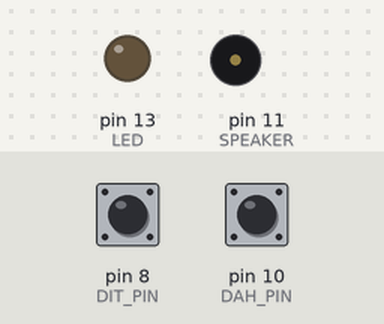
Bench run of a sketch on a simulated Arduino Uno, built with avr-gcc and run on an emulated ATmega328P. Parts: output pins drawn as LEDs (lit = HIGH), buzzer (waves = sounding). Dashed ring = blinking. The inputs (shaded band) are chosen by the test bench; at power-on: pin 8 (DIT_PIN) LOW, pin 10 (DAH_PIN) LOW. What the sketch prints to the serial monitor is not drawn.

Above: at 1.2 s.
1.3 s: pin 8 (DIT_PIN) driven HIGH
At 1.36 s:
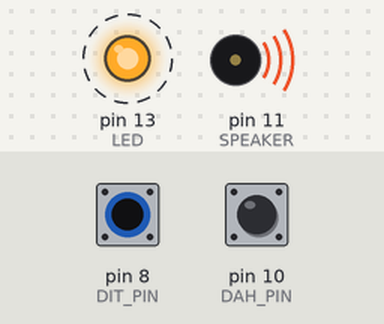
4.3 s: pin 8 (DIT_PIN) driven LOW
At 5.0 s:
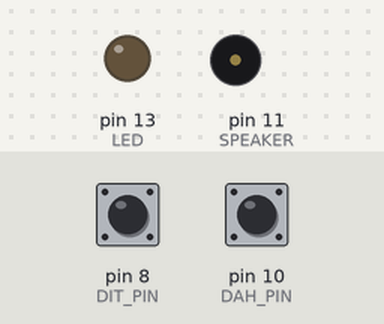
6.1 s: pin 10 (DAH_PIN) driven HIGH
At 6.28 s:
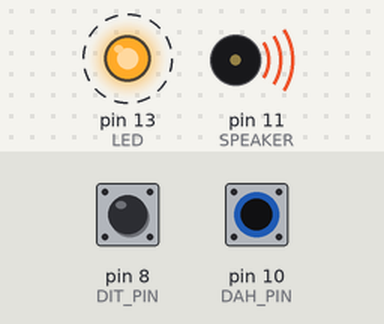
9.1 s: pin 10 (DAH_PIN) driven LOW
At 10.1 s:
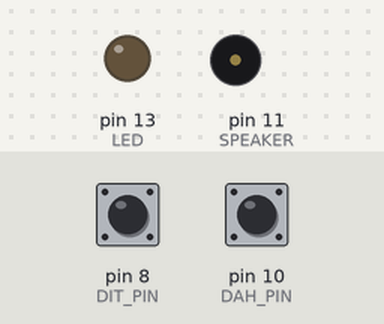
10.8 s: pin 8 (DIT_PIN) pulsed HIGH 2 times (0.12 s each, 0.3 s apart)
At 11.04 s:
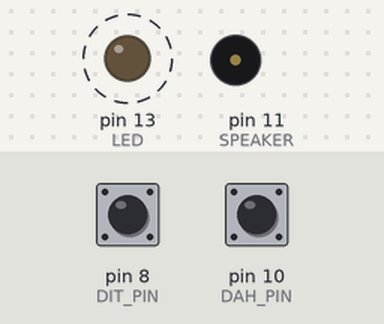
13.1 s: pin 10 (DAH_PIN) pulsed HIGH 5 times (0.12 s each, 0.3 s apart)
At 16.0 s:
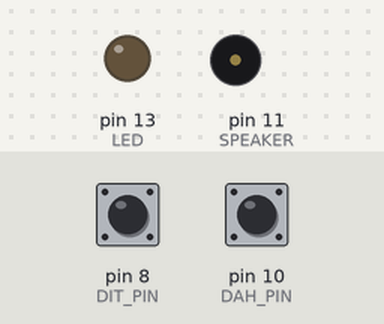
Timing chart, 0 to 17.5 s (numbered marks = the images above; inputs shaded):
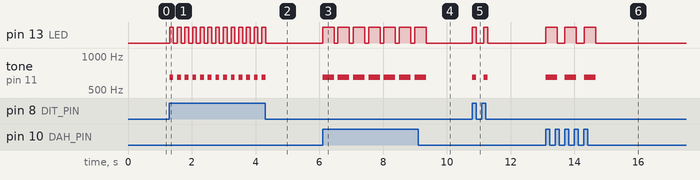

Measured:
- after the input at 1.3 s, pin 13 (LED): alternates HIGH for 0.12 s and LOW for 0.12 s, starting at once; tone on pin 11 (SPEAKER): alternates 650 Hz for 0.12 s and silent for 0.12 s, starting at once
- after the input at 4.3 s, pin 13 (LED): goes on until 4.3 s, then stays LOW; tone on pin 11 (SPEAKER): goes on until 4.3 s, then stays silent
- after the input at 6.1 s, pin 13 (LED): alternates HIGH for 0.36 s and LOW for 0.12 s, starting at once; tone on pin 11 (SPEAKER): alternates 650 Hz for 0.36 s and silent for 0.12 s, starting at once
- after the input at 9.1 s, pin 13 (LED): goes on until 9.3 s, then stays LOW; tone on pin 11 (SPEAKER): goes on until 9.3 s, then stays silent
- after the input at 10.8 s, pin 13 (LED): alternates HIGH for 0.12 s and LOW for 0.24 s, 4 changes in all, then stays LOW, starting at once; tone on pin 11 (SPEAKER): alternates 650 Hz for 0.12 s and silent for 0.24 s, 4 changes in all, then stays silent, starting at once
- after the input at 13.1 s, pin 13 (LED): alternates HIGH for 0.36 s and LOW for 0.24 s, 6 changes in all, then stays LOW, starting at once; tone on pin 11 (SPEAKER): alternates 650 Hz for 0.36 s and silent for 0.24 s, 6 changes in all, then stays silent, starting at once

The sketch:

ArduinoPuffSuckMorser.ino
```cpp
// (licence header left out)
// Iambic keyer
#define DIT_PIN 8
#define DAH_PIN 10
#define LED 13
#define SPEAKER 11

// keyer state
enum
{
  IDLE,
  DIT,
  DAH,
};

int dit, dah;
int state;

/* The way we are translating morse code is we have a start bit (1) and for each dot, we shift
 * our number left. For each dash, we add one and shift our number left. The seemingly random
 * letterset array has the corresponding letters.
 */
char LetterSet[] = "##TEMNAIOGKDWRUS##QZYCXBJP#L#FVH09#8###7#####\\=61####+##2###3#45";

// baud settings
#define BAUD_DURATION               120                  //mSec default
#define TOUCH_THRESHOLD             0                   //how long to wait in uSec, before sampling the touch pin.
#define interbaud_duration          BAUD_DURATION * 1   //wait between dots and dashes
#define dit_duration                BAUD_DURATION * 1   //length of a dot
#define dah_duration                BAUD_DURATION * 3   //length of a dash
#define NearLineEnd                 60                  //number of characters before sending newline (to make serial easier to read)

//waits
#define FullWait                    BAUD_DURATION * 1 //Length between characters
#define WordWait                    BAUD_DURATION * 4   //Length between words

int WaitWait = FullWait;        //Character counter
boolean characterDone = true;
int letterCount = 0;            //Line end counter
uint8_t downtime = 0;           //Counts a dit or a dah
int ShiftNum = 0;               //Number to be shifted and added to depending on dits or dahs
int NewWord = WordWait;         //Word counter

void readDit()  //Checks if there's a dit
{
  delayMicroseconds(TOUCH_THRESHOLD);
  if (digitalRead(DIT_PIN))
  {
    dit = 1;
  }
  else
  {
    dit = 0;
  }
}

void readDah()  //Checks if there's a dah
{
  delayMicroseconds(TOUCH_THRESHOLD);
  if (digitalRead(DAH_PIN))
  {
    dah = 1;
  }
  else
  {
    dah = 0;
  }
}

void setup()
{
  // setup input pins
  pinMode(DIT_PIN, INPUT);
  pinMode(DAH_PIN, INPUT);

  // setup output pins
  pinMode(LED, OUTPUT);
  digitalWrite(LED, LOW); //turn off led
  Serial.begin(9600);
  state = IDLE;
}

// handles the output of the ciruit.
// if state is 1 then the contact is closed or led is turned on
void contact(unsigned char state)
{
  if (state)
  {
    digitalWrite(LED, HIGH);
    tone(SPEAKER, 650);
  }
  else
  {
    digitalWrite(LED, LOW);
    noTone(SPEAKER);
  }
}

void loop()
{
  if (state == IDLE)  //If nothing is being pressed
  {
    if (NewWord > 0)
      NewWord--;  //Deplete new word counter
    if (NewWord == 1)
      printSpace(); //Print space if the counter is done (word over)

    // now, if dit is pressed go there, else check for dah
    readDit();
    if (dit)
    {
      state = DIT;
    }
    else
    {
      readDah();
      if (dah)
      {
        state = DAH;
      }
    }

    if (!characterDone)
    {
      WaitWait--; //Count down the character counter
      if (WaitWait == 0) //Character is done
      {
        printCharacter(); //Print it
        characterDone = true; //The character is done
        ShiftNum = 0; //Reset the shifting number
      }
    }
  }
  else if (state == DIT)
  {
    WaitWait = FullWait; //Reset the counters
    NewWord = WordWait;
    characterDone = false;

    contact(1);
    delay(dit_duration);
    contact(0);
    delay(interbaud_duration);
    downtime++;

    if (ShiftNum == 0)
    {
      ShiftNum = 1; // This is our start bit
    }
    shiftBits();

    // now, if dah is pressed go there, else check for dit
    readDah();
    if (dah)
    {
      state = DAH;
    }
    else
    {
      // read dit now
      readDit();
      if (dit)
      {
        state = DIT;
      }
      else
      {
        delay(interbaud_duration);
        state = IDLE;
      }
    }
  }
  else if (state == DAH)
  {
    WaitWait = FullWait; //Reset counters
    NewWord = WordWait;
    characterDone = false;

    contact(1);
    delay(dah_duration);
    contact(0);
    delay(interbaud_duration);
    downtime += 3;

    if (ShiftNum == 0)
    {
      ShiftNum = 1; // This is our start bit
    }
    shiftBits();

    // now, if dit is pressed go there, else check for dah
    readDit();
    if (dit)
    {
      state = DIT;
    }
    else
    {
      //read dit now
      readDah();
      if (dah)
      {
        state = DAH;
      }
      else
      {
        delay(interbaud_duration);
        state = IDLE;
      }
    }
  }
  delay(1);
}

void printSpace()
{
  letterCount++;
  if (letterCount > NearLineEnd)
  {
    Serial.println(); //Print newline if we're over 60 characters on the current line
    letterCount = 0;
    return; // Go back to loop(), we're done here.
  }
  Serial.print(' ');
}

void shiftBits()
{
  //Serial.println('m');
  if (downtime == 1)
  {
    ShiftNum = ShiftNum << 1; // shift bits left
    ShiftNum++; //Add one
  }
  else if (downtime == 3)
  {
    // We got a dah
    ShiftNum = ShiftNum << 1; // shift bits left
  }
  downtime = 0;
}

void printCharacter()
{
  NewWord = WordWait;
  letterCount++;
  if (ShiftNum > 63)  //Not in the array
  {
    printPunctuation();
    return; // Go back to the main loop(), we're done here.
  }
  Serial.print(LetterSet[ShiftNum]);
}

void printPunctuation()
{
  char pMark = '#'; // Just in case nothing matches
  if (ShiftNum == 71)
    pMark = ':';
  else if (ShiftNum == 76)
    pMark = ',';
  else if (ShiftNum == 85)
    pMark = ';';
  else if (ShiftNum == 84)
    pMark = '!';
  else if (ShiftNum == 94)
    pMark = '-';
  else if (ShiftNum == 97)
    pMark = '\'';
  else if (ShiftNum == 101)
    pMark = '@';
  else if (ShiftNum == 106)
    pMark = '.';
  else if (ShiftNum == 109)
    pMark = '"';
  else if (ShiftNum == 114)
    pMark = '_';
  else if (ShiftNum == 115)
    pMark = '?';
  Serial.print(pMark);
}
```
